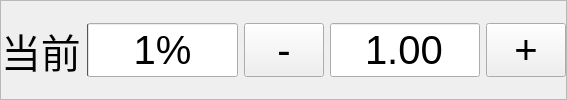
            <widget class="QFrame" name="frame_brk_ov">
             <property name="font">
              <font>
               <pointsize>30</pointsize>
               <weight>50</weight>
               <italic>false</italic>
               <bold>false</bold>
              </font>
             </property>
             <property name="frameShape">
              <enum>QFrame::StyledPanel</enum>
             </property>
             <property name="frameShadow">
              <enum>QFrame::Raised</enum>
             </property>
             <layout class="QHBoxLayout" name="horizontalLayout_9">
              <property name="leftMargin">
               <number>0</number>
              </property>
              <property name="topMargin">
               <number>0</number>
              </property>
              <property name="rightMargin">
               <number>0</number>
              </property>
              <property name="bottomMargin">
               <number>0</number>
              </property>
              <item>
               <widget class="QLabel" name="label_48">
                <property name="font">
                 <font>
                  <pointsize>30</pointsize>
                  <weight>50</weight>
                  <italic>false</italic>
                  <bold>false</bold>
                 </font>
                </property>
                <property name="text">
                 <string>当前</string>
                </property>
               </widget>
              </item>
              <item>
               <widget class="QProgressBar" name="progressBar_brake_ov">
                <property name="font">
                 <font>
                  <pointsize>30</pointsize>
                  <weight>50</weight>
                  <italic>false</italic>
                  <bold>false</bold>
                 </font>
                </property>
                <property name="value">
                 <number>1</number>
                </property>
               </widget>
              </item>
              <item>
               <widget class="QPushButton" name="pushButton_minus1">
                <property name="font">
                 <font>
                  <pointsize>30</pointsize>
                  <weight>50</weight>
                  <italic>false</italic>
                  <bold>false</bold>
                 </font>
                </property>
                <property name="toolTip">
                 <string>Alt+1</string>
                </property>
                <property name="text">
                 <string>-</string>
                </property>
               </widget>
              </item>
              <item>
               <widget class="QLineEdit" name="lineEdit_d1">
                <property name="enabled">
                 <bool>true</bool>
                </property>
                <property name="sizePolicy">
                 <sizepolicy hsizetype="Maximum" vsizetype="Fixed">
                  <horstretch>0</horstretch>
                  <verstretch>0</verstretch>
                 </sizepolicy>
                </property>
                <property name="maximumSize">
                 <size>
                  <width>150</width>
                  <height>16777215</height>
                 </size>
                </property>
                <property name="font">
                 <font>
                  <pointsize>30</pointsize>
                  <weight>50</weight>
                  <italic>false</italic>
                  <bold>false</bold>
                 </font>
                </property>
                <property name="text">
                 <string>1.00</string>
                </property>
                <property name="alignment">
                 <set>Qt::AlignCenter</set>
                </property>
                <property name="readOnly">
                 <bool>true</bool>
                </property>
               </widget>
              </item>
              <item>
               <widget class="QPushButton" name="pushButton_plus1">
                <property name="font">
                 <font>
                  <pointsize>30</pointsize>
                  <weight>50</weight>
                  <italic>false</italic>
                  <bold>false</bold>
                 </font>
                </property>
                <property name="toolTip">
                 <string>Alt+2</string>
                </property>
                <property name="text">
                 <string>+</string>
                </property>
               </widget>
              </item>
             </layout>
            </widget>
